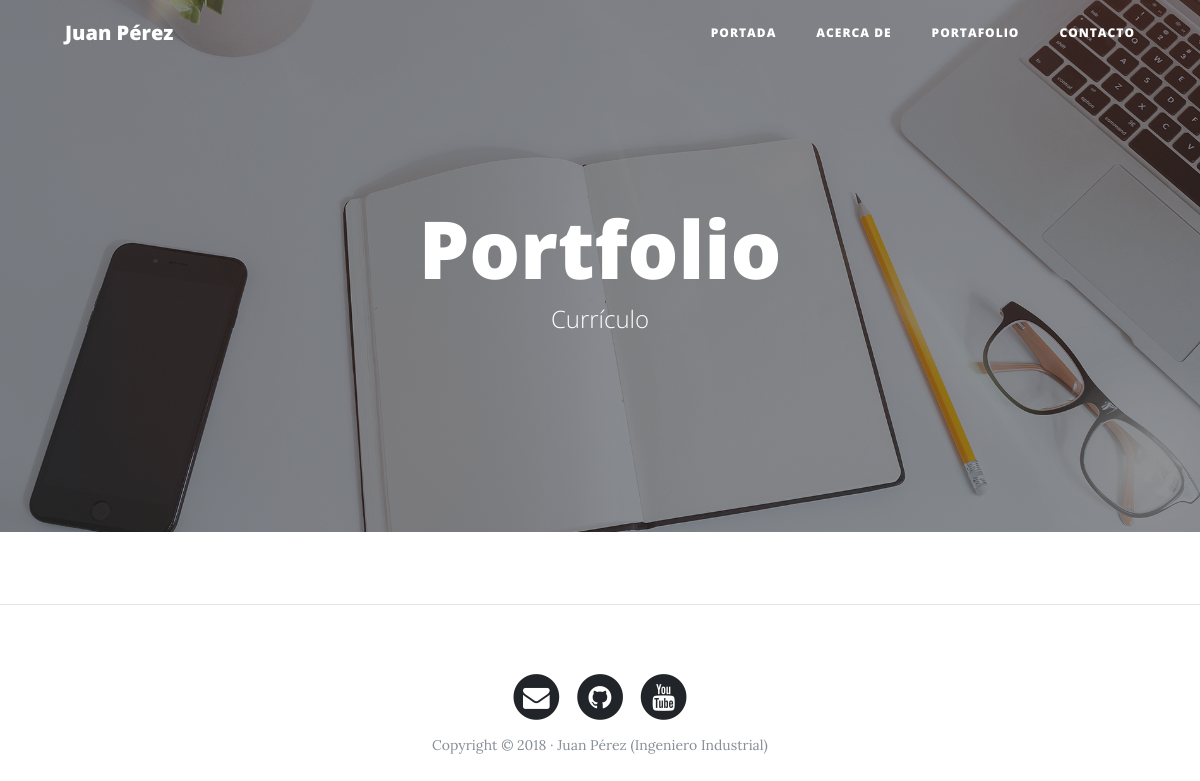
/portfolio/, run on an earlier commit of the app's database.
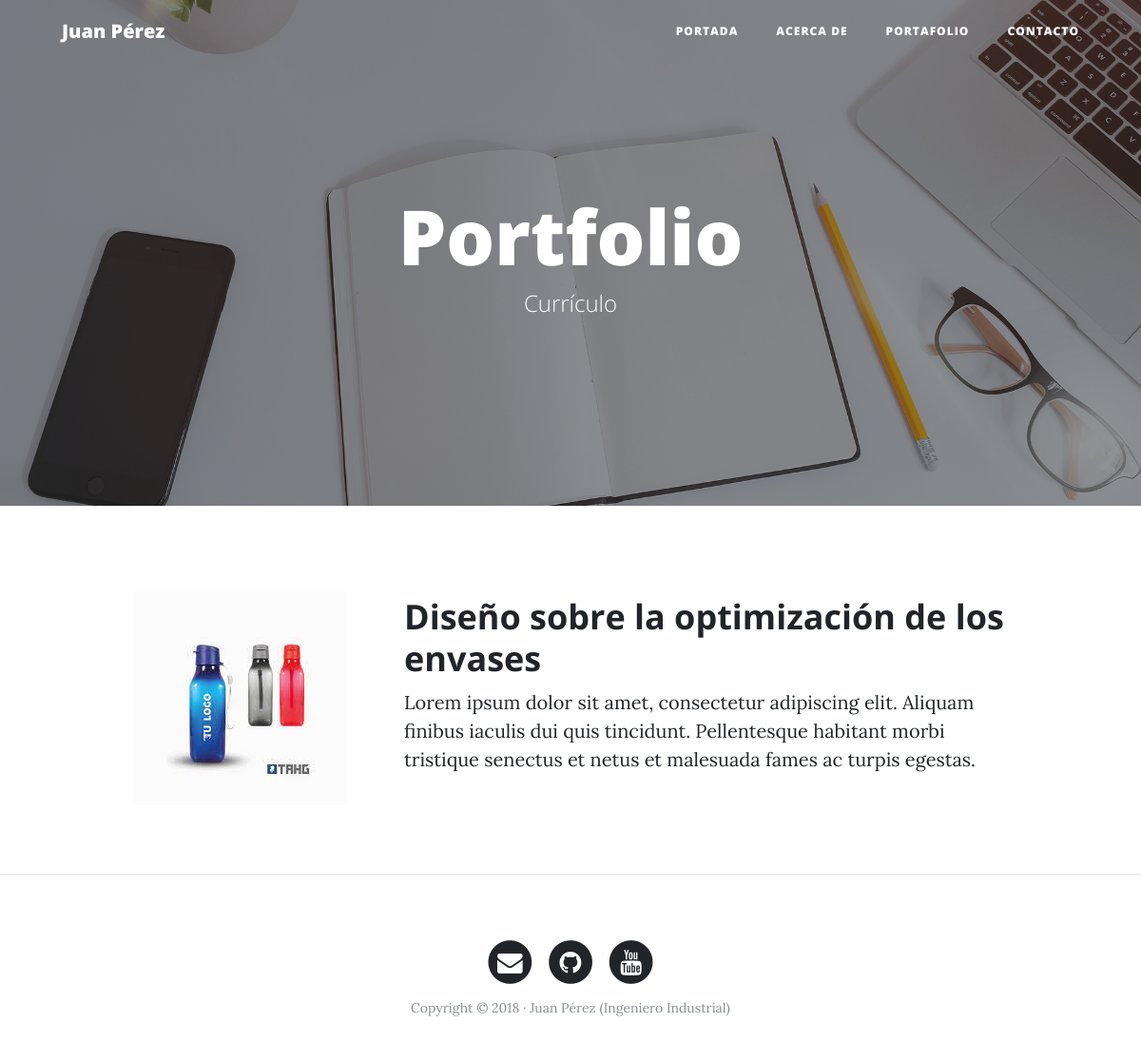
And on a later commit of the database.
### portfolio/models.py (models this page shows, shortened)
class Project(models.Model):
    title = models.CharField(max_length=200, verbose_name = "Title")
    description = models.TextField(verbose_name = "Description")
    image = models.ImageField(verbose_name = "Image", upload_to="projects")
    link = models.URLField(verbose_name="Web direction", null=True, blank=True)
    created = models.DateTimeField(auto_now_add=True, verbose_name = "Creation date")
    updated = models.DateTimeField(auto_now=True, verbose_name = "Edition date")
    class Meta:
        verbose_name = "project"
        verbose_name_plural = "projects"
        ordering = ["-created"]

### portfolio/views.py (the view)
# urls.py: path('portfolio/', portfolio_views.portfolio, name="portfolio"),
def portfolio(request):
    projects = Project.objects.all()
    return render(request, "portfolio/portfolio.html", {'projects':projects})

### portfolio/templates/portfolio/portfolio.html (shortened to what this page needs)
{% extends 'core/base.html' %}
{% block background %}{% load static %}{% static 'core/img/portfolio-bg.jpg' %}{% endblock %}
{% block headers %}
<h1>Portfolio</h1>
<span class="subheading">Currículo</span>
{% endblock %}
{% block content %}
	{% for project in projects %}
		<div class="row project">
			<div class="col-lg-3 col-md-4 offset-lg-1">
				<img class="img-fluid" src="{{project.image.url}}" alt="">
			</div>
			<div class="col-lg-7 col-md-8">
					<h2 class="section-heading title">{{project.title}}</h2>
				<p>{{project.description}}</p>
			</div>
		</div>
	{% endfor %}
{% endblock %}

### core/templates/core/base.html (shortened to what this page needs)
<!DOCTYPE html>
<html lang="es">
  <head>
    {% load static %}
    <link href="{% static 'core/vendor/bootstrap/css/bootstrap.min.css' %}" rel="stylesheet">
    <link href="{% static 'core/vendor/font-awesome/css/font-awesome.min.css' %}" rel="stylesheet" type="text/css">
    <link href="{% static 'core/css/clean-blog.min.css' %}" rel="stylesheet">
  </head>
  <body>
    <nav class="navbar navbar-expand-lg navbar-light fixed-top" id="mainNav">
      <div class="container">
        <a class="navbar-brand" href="{% url 'home' %}">Juan Pérez</a>
        <div class="collapse navbar-collapse" id="navbarResponsive">
          <ul class="navbar-nav ml-auto">
            <li class="nav-item">
              <a class="nav-link" href="{% url 'home' %}">Portada</a>
            </li>
            <li class="nav-item">
              <a class="nav-link" href="{% url 'about' %}">Acerca de</a>
            </li>
            <li class="nav-item">
              <a class="nav-link" href="{% url 'portfolio' %}">Portafolio</a>
            </li>
            <li class="nav-item">
              <a class="nav-link" href="{% url 'contact' %}">Contacto</a>
            </li>
          </ul>
        </div>
      </div>
    </nav>
    <header class="masthead" style="background-image: url('{% block background %}{% endblock %}')">
      <div class="overlay"></div>
      <div class="container">
        <div class="row">
          <div class="col-lg-8 col-md-10 mx-auto">
            <div class="site-heading">
              {% block headers %}{% endblock %}
            </div>
          </div>
        </div>
      </div>
    </header>
    <div class="container">
        {% block content %}{% endblock %}
    </div>
    {% if request.path != "/" %}<hr>{% endif %}
    <footer>
      <div class="container">
        <div class="row">
          <div class="col-lg-8 col-md-10 mx-auto">
            <ul class="list-inline text-center">
              <li class="list-inline-item">
                <a href="#">
                  <span class="fa-stack fa-lg">
                    <i class="fa fa-circle fa-stack-2x"></i>
                    <i class="fa fa-envelope fa-stack-1x fa-inverse"></i>
                  </span>
                </a>
              </li>
              <li class="list-inline-item">
                <a href="#">
                  <span class="fa-stack fa-lg">
                    <i class="fa fa-circle fa-stack-2x"></i>
                    <i class="fa fa-github fa-stack-1x fa-inverse"></i>
                  </span>
                </a>
              </li>
              <li class="list-inline-item">
                <a href="#">
                  <span class="fa-stack fa-lg">
                    <i class="fa fa-circle fa-stack-2x"></i>
                    <i class="fa fa-youtube fa-stack-1x fa-inverse"></i>
                  </span>
                </a>
              </li>
            </ul>
            <p class="copyright text-muted">Copyright &copy; 2018 · Juan Pérez (Ingeniero Industrial) </p>
          </div>
        </div>
      </div>
    </footer>
  </body>
</html>

What changed in the data, as far as the page shows it:
added Project: image (picture), title "Diseño sobre la optimización de los envases", description "Lorem ipsum dolor sit amet, consectetur adipiscing elit. Aliquam finibus iaculis dui quis tincidunt. Pellentesque habitant morbi tristique senectus et netus et malesuada fames ac turpis egestas."
